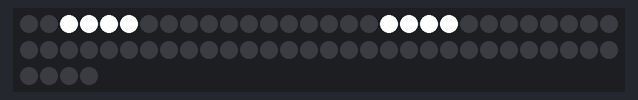
The sketch below on a simulated Arduino Uno, built with avr-gcc and run on an emulated ATmega328P. Parts: 64 RGB LEDs in strip order, left to right, continuing on the next row. Dim RGB values are drawn brighter than linear; random numbers use the default seed unless the sketch sets one.

Above: at 11.51 s.
At 13.11 s:
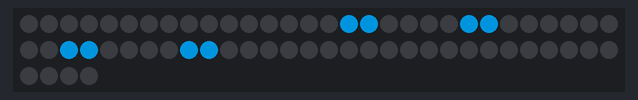
At 14.04 s:
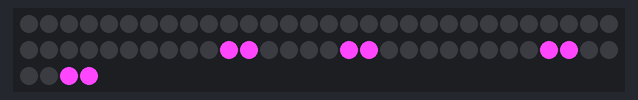
At 14.65 s:
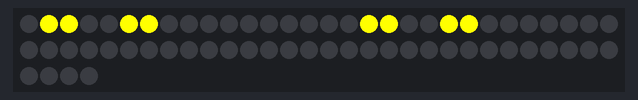
At 25.23 s:
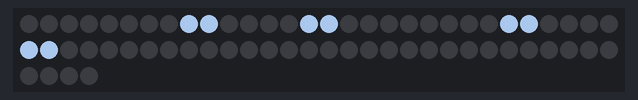
At 39.77 s:
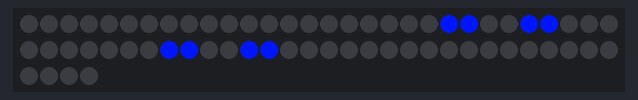

The sketch:

RGB_LED_CUBE.ino
```cpp
#include "FastLED.h"

// How many leds in your pixels?
#define NUM_LEDS 64

// For led chips like Neopixels, which have a data line, ground, and power, you just
// need to define DATA_PIN.  For led chipsets that are SPI based (four wires - data, clock,
// ground, and power), like the LPD8806 define both DATA_PIN and CLOCK_PIN
#define DATA_PIN 2

CRGB leds[NUM_LEDS];
const int cube [4][16]={
 {60,61,62,63,44,45,46,47,28,29,30,31,12,13,14,15},
 {59,58,57,56,43,42,41,40,27,26,25,24,11,10,9,8},
 {52,53,54,55,36,37,38,39,20,21,22,23,4,5,6,7},
  {51,50,49,48,35,34,33,32,19,18,17,16,3,2,1,0}

};
#include "cuby.h"
void movingpoint2(byte r,byte g,byte b,int timing){
  const int rightcount [16]={12,13,14,15,8,9,10,11,4,5,6,7,0,1,2,3};
  for(int a;a!=16;a++){
    FastLED.clear();
    leds[cube[0][rightcount[a]]] = CRGB(r,g,b);
    delay(timing);
    FastLED.show();

    leds[cube[1][rightcount[a]]] = CRGB(r,g,b);
    delay(timing);
    FastLED.show();
    leds[cube[2][rightcount[a]]] = CRGB(r,g,b);
    delay(timing);
    FastLED.show();
    leds[cube[3][rightcount[a]]] = CRGB(r,g,b);
    delay(timing);
    FastLED.show();

  }}
  void movingpoint(byte r,byte g,byte b,int timing){
  const int rightcount [16]={12,13,14,15,8,9,10,11,4,5,6,7,0,1,2,3};
  for(int a;a!=16;a++){
    FastLED.clear();
    leds[cube[0][rightcount[a]]] = CRGB(r,g,b);
    delay(timing);
    FastLED.show();
    FastLED.clear();
    leds[cube[1][rightcount[a]]] = CRGB(r,g,b);
    delay(timing);
    FastLED.show();
    FastLED.clear();
    leds[cube[2][rightcount[a]]] = CRGB(r,g,b);
    delay(timing);
    FastLED.show();
    FastLED.clear();
    leds[cube[3][rightcount[a]]] = CRGB(r,g,b);
    delay(timing);
    FastLED.show();

  }
}
void displayshit(bool a1,bool a2,bool a3,bool a4,bool b1,bool b2,bool b3,bool b4,bool c1,bool c2,bool c3,bool c4,bool d1,bool d2,bool d3,bool d4,byte tu,byte cola,byte uuuuu){
  bool shit[4][4]={{a4,b4,c4,d4},{a3,b3,c3,d3},{a2,b2,c2,d2},{a1,b1,c1,d1}};
  byte color13[3]={tu,cola,uuuuu};
      for(int a=0;a!=4;a++){
  leds[cube[3][(a*4)+0]] = CRGB::Black;
  leds[cube[3][(a*4)+1]] = CRGB::Black;
  leds[cube[3][(a*4)+2]] = CRGB::Black;
  leds[cube[3][(a*4)+3]] = CRGB::Black;

  }
   FastLED.show();
  for(int a=0;a!=4;a++){
  leds[cube[0][(a*4)+0]] = CRGB(shit[0][a]*color13[0],shit[0][a]*color13[1],shit[0][a]*color13[2]);
  leds[cube[0][(a*4)+1]] = CRGB(shit[1][a]*color13[0],shit[1][a]*color13[1],shit[1][a]*color13[2]);
  leds[cube[0][(a*4)+2]] = CRGB(shit[2][a]*color13[0],shit[2][a]*color13[1],shit[2][a]*color13[2]);
  leds[cube[0][(a*4)+3]] = CRGB(shit[3][a]*color13[0],shit[3][a]*color13[1],shit[3][a]*color13[2]);

  }
   FastLED.show();
  delay(100);
    for(int a=0;a!=4;a++){
  leds[cube[0][(a*4)+0]] = CRGB::Black;
  leds[cube[0][(a*4)+1]] = CRGB::Black;
  leds[cube[0][(a*4)+2]] = CRGB::Black;
  leds[cube[0][(a*4)+3]] = CRGB::Black;

  }
    FastLED.show();
    for(int a=0;a!=4;a++){
  leds[cube[1][(a*4)+0]] = CRGB(shit[0][a]*color13[0],shit[0][a]*color13[1],shit[0][a]*color13[2]);
  leds[cube[1][(a*4)+1]] = CRGB(shit[1][a]*color13[0],shit[1][a]*color13[1],shit[1][a]*color13[2]);
  leds[cube[1][(a*4)+2]] = CRGB(shit[2][a]*color13[0],shit[2][a]*color13[1],shit[2][a]*color13[2]);
  leds[cube[1][(a*4)+3]] = CRGB(shit[3][a]*color13[0],shit[3][a]*color13[1],shit[3][a]*color13[2]);


  }
    FastLED.show();
  delay(100);
      for(int a=0;a!=4;a++){
  leds[cube[1][(a*4)+0]] = CRGB::Black;
  leds[cube[1][(a*4)+1]] = CRGB::Black;
  leds[cube[1][(a*4)+2]] = CRGB::Black;
  leds[cube[1][(a*4)+3]] = CRGB::Black;

  }
  FastLED.show();
    for(int a=0;a!=4;a++){
  leds[cube[2][(a*4)+0]] = CRGB(shit[0][a]*color13[0],shit[0][a]*color13[1],shit[0][a]*color13[2]);
  leds[cube[2][(a*4)+1]] = CRGB(shit[1][a]*color13[0],shit[1][a]*color13[1],shit[1][a]*color13[2]);
  leds[cube[2][(a*4)+2]] = CRGB(shit[2][a]*color13[0],shit[2][a]*color13[1],shit[2][a]*color13[2]);
  leds[cube[2][(a*4)+3]] = CRGB(shit[3][a]*color13[0],shit[3][a]*color13[1],shit[3][a]*color13[2]);


  }
  FastLED.show();
  delay(100);
       for(int a=0;a!=4;a++){
  leds[cube[2][(a*4)+0]] = CRGB::Black;
  leds[cube[2][(a*4)+1]] = CRGB::Black;
  leds[cube[2][(a*4)+2]] = CRGB::Black;
  leds[cube[2][(a*4)+3]] = CRGB::Black;

  }
  FastLED.show();
    for(int a=0;a!=4;a++){
  leds[cube[3][(a*4)+0]] = CRGB(shit[0][a]*color13[0],shit[0][a]*color13[1],shit[0][a]*color13[2]);
  leds[cube[3][(a*4)+1]] = CRGB(shit[1][a]*color13[0],shit[1][a]*color13[1],shit[1][a]*color13[2]);
  leds[cube[3][(a*4)+2]] = CRGB(shit[2][a]*color13[0],shit[2][a]*color13[1],shit[2][a]*color13[2]);
  leds[cube[3][(a*4)+3]] = CRGB(shit[3][a]*color13[0],shit[3][a]*color13[1],shit[3][a]*color13[2]);


  }
    FastLED.show();
  delay(100);
}
void setup() {
Serial.begin(115200);
      FastLED.addLeds<WS2811, DATA_PIN>(leds, NUM_LEDS);


}

byte r2;
byte g2;
byte b2;
int countleds;
bool led[63];
int f;
void del(){
  for(int e;e!=64;e++){
        led[e]=0;
       }
}
void loop() {
 //  randomSeed();


 for(int espera=60;espera!=0;espera-=20){
spin_cuby(255,70,255,espera);
spin_cuby(255,255,0,espera);
spin_cuby(0,102,153,espera);
spin_cuby(255,255,255,espera);
  }
    for(int espera=10;espera!=5;espera-=5){
spin_cuby(255,70,255,espera);
spin_cuby(255,255,0,espera);
spin_cuby(0,102,153,espera);
spin_cuby(255,255,255,espera);
  }
  spin_cuby(255,70,255,1);
spin_cuby(255,255,0,1);
spin_cuby(0,102,153,1);
spin_cuby(255,255,255,1);
for(int oo;oo!=40;oo++){
 //   randomSeed(random());
 int y=random(0,3);
  int x=random(0,3);
  cuby_fall(random(0,255),random(0,255),random(0,255),y-1,x-1,40);
}
for(int oo;oo!=20;oo++){
  //  randomSeed(random());
 int y=random(0,3);
  int x=random(0,3);
  cuby_fall(random(0,255),random(0,255),random(0,255),y-1,x-1,70);
}
   // randomSeed(random());
movingpoint(255,0,0,20);
movingpoint(255,0,255,20);
movingpoint(78,100,80,20);
movingpoint(100,80,60,20);
//movingpoint(random(0,255),random(0,255),random(0,255),20);
 while(1){
     int xxx=random(0,64);


if(countleds!=8&&led[xxx]==0){


  led[xxx]=1;
  countleds++;

 leds[xxx] = CRGB(random(0,255),random(0,255),random(0,255));
  FastLED.show();
 delay(100);


  }
   if(countleds==8){
      f++;
     FastLED.clear();
     FastLED.show();
       countleds=0;

       del();
  }
if(f==8){
 break;
}
  }
  f=0;
byte culur;
FastLED.clear();
 FastLED.show();
for(int times;times!=5*255;times++){
culur++;
Wheel(culur);
   leds[cube[1][5]] = CRGB(r2,g2,b2);
   leds[cube[1][6]] = CRGB(r2,g2,b2);
   leds[cube[1][9]] = CRGB(r2,g2,b2);
   leds[cube[1][10]] = CRGB(r2,g2,b2);
   leds[cube[2][5]] = CRGB(r2,g2,b2);
   leds[cube[2][6]] = CRGB(r2,g2,b2);
   leds[cube[2][9]] = CRGB(r2,g2,b2);
   leds[cube[2][10]] = CRGB(r2,g2,b2);
 FastLED.show();
 delay(9);
}
FastLED.clear();
 FastLED.show();
for(int times;times!=5*255;times++){
culur++;
Wheel(culur);
   leds[cube[0][15]] = CRGB(r2,g2,b2);
   leds[cube[0][0]] = CRGB(r2,g2,b2);
   leds[cube[0][3]] = CRGB(r2,g2,b2);
   leds[cube[0][12]] = CRGB(r2,g2,b2);
   leds[cube[3][15]] = CRGB(r2,g2,b2);
   leds[cube[3][12]] = CRGB(r2,g2,b2);
   leds[cube[3][0]] = CRGB(r2,g2,b2);
   leds[cube[3][3]] = CRGB(r2,g2,b2);
 FastLED.show();

 delay(9);
}
FastLED.clear();
 FastLED.show();
for(int times;times!=5*255;times++){
culur++;
Wheel(culur);
   leds[cube[1][5]] = CRGB(r2,g2,b2);
   leds[cube[1][6]] = CRGB(r2,g2,b2);
   leds[cube[1][9]] = CRGB(r2,g2,b2);
   leds[cube[1][10]] = CRGB(r2,g2,b2);
   leds[cube[2][5]] = CRGB(r2,g2,b2);
   leds[cube[2][6]] = CRGB(r2,g2,b2);
   leds[cube[2][9]] = CRGB(r2,g2,b2);
   leds[cube[2][10]] = CRGB(r2,g2,b2);
   leds[cube[0][15]] = CRGB(r2,g2,b2);
   leds[cube[0][0]] = CRGB(r2,g2,b2);
   leds[cube[0][3]] = CRGB(r2,g2,b2);
   leds[cube[0][12]] = CRGB(r2,g2,b2);
   leds[cube[3][15]] = CRGB(r2,g2,b2);
   leds[cube[3][12]] = CRGB(r2,g2,b2);
   leds[cube[3][0]] = CRGB(r2,g2,b2);
   leds[cube[3][3]] = CRGB(r2,g2,b2);
 FastLED.show();
 delay(9);
}
FastLED.clear();
 FastLED.show();
}
uint32_t Wheel(byte WheelPos) {
 if(WheelPos < 85) {
   r2=WheelPos * 3;
   g2=255 - WheelPos * 3;
   b2=0;
  } else if(WheelPos < 170) {
   WheelPos -= 85;
   r2=255 - WheelPos * 3;
   g2=0;
   b2=WheelPos * 3;
  } else {
   WheelPos -= 170;
   r2=0;
   g2=WheelPos * 3;
   b2=255 - WheelPos * 3;
  }}
```

cuby.h
```cpp
int cordenada[3];

void cuby_go (int x,int y,int z,byte r,byte g,byte b){
   FastLED.clear();
   cordenada[0]=x;
   cordenada[1]=y;
   cordenada[2]=z;
   leds[cube[1+(cordenada[2]*1)][5+(cordenada[0]*4)+(cordenada[1]*1)]] = CRGB(r,g,b);
   leds[cube[1+(cordenada[2]*1)][6+(cordenada[0]*4)+(cordenada[1]*1)]] = CRGB(r,g,b);
   leds[cube[1+(cordenada[2]*1)][9+(cordenada[0]*4)+(cordenada[1]*1)]] = CRGB(r,g,b);
   leds[cube[1+(cordenada[2]*1)][10+(cordenada[0]*4)+(cordenada[1]*1)]] = CRGB(r,g,b);
   leds[cube[2+(cordenada[2]*1)][5+(cordenada[0]*4)+(cordenada[1]*1)]] = CRGB(r,g,b);
   leds[cube[2+(cordenada[2]*1)][6+(cordenada[0]*4)+(cordenada[1]*1)]] = CRGB(r,g,b);
   leds[cube[2+(cordenada[2]*1)][9+(cordenada[0]*4)+(cordenada[1]*1)]] = CRGB(r,g,b);
   leds[cube[2+(cordenada[2]*1)][10+(cordenada[0]*4)+(cordenada[1]*1)]] = CRGB(r,g,b);


    FastLED.show();
}
void cuby_center (byte r,byte g,byte b){
   FastLED.clear();
   leds[cube[1][5]] = CRGB(r,g,b);
   leds[cube[1][6]] = CRGB(r,g,b);
   leds[cube[1][9]] = CRGB(r,g,b);
   leds[cube[1][10]] = CRGB(r,g,b);
   leds[cube[2][5]] = CRGB(r,g,b);
   leds[cube[2][6]] = CRGB(r,g,b);
   leds[cube[2][9]] = CRGB(r,g,b);
   leds[cube[2][10]] = CRGB(r,g,b);
   cordenada[0]=0;
   cordenada[1]=0;
   cordenada[2]=0;

    FastLED.show();
}
void cuby_move_up (byte r,byte g,byte b){
if(cordenada[0]!=-1){
cordenada[0]--;
}


  /* cordenada[1]=0;
   cordenada[2]=0;*/
    FastLED.clear();
   leds[cube[1+(cordenada[2]*1)][5+(cordenada[0]*4)+(cordenada[1]*1)]] = CRGB(r,g,b);
   leds[cube[1+(cordenada[2]*1)][6+(cordenada[0]*4)+(cordenada[1]*1)]] = CRGB(r,g,b);
   leds[cube[1+(cordenada[2]*1)][9+(cordenada[0]*4)+(cordenada[1]*1)]] = CRGB(r,g,b);
   leds[cube[1+(cordenada[2]*1)][10+(cordenada[0]*4)+(cordenada[1]*1)]] = CRGB(r,g,b);
   leds[cube[2+(cordenada[2]*1)][5+(cordenada[0]*4)+(cordenada[1]*1)]] = CRGB(r,g,b);
   leds[cube[2+(cordenada[2]*1)][6+(cordenada[0]*4)+(cordenada[1]*1)]] = CRGB(r,g,b);
   leds[cube[2+(cordenada[2]*1)][9+(cordenada[0]*4)+(cordenada[1]*1)]] = CRGB(r,g,b);
   leds[cube[2+(cordenada[2]*1)][10+(cordenada[0]*4)+(cordenada[1]*1)]] = CRGB(r,g,b);
    FastLED.show();
}
void cuby_move_front  (byte r,byte g,byte b){
if(cordenada[2]!=1){
cordenada[2]++;
}


  /* cordenada[1]=0;
   cordenada[2]=0;*/
    FastLED.clear();
   leds[cube[1+(cordenada[2]*1)][5+(cordenada[0]*4)+(cordenada[1]*1)]] = CRGB(r,g,b);
   leds[cube[1+(cordenada[2]*1)][6+(cordenada[0]*4)+(cordenada[1]*1)]] = CRGB(r,g,b);
   leds[cube[1+(cordenada[2]*1)][9+(cordenada[0]*4)+(cordenada[1]*1)]] = CRGB(r,g,b);
   leds[cube[1+(cordenada[2]*1)][10+(cordenada[0]*4)+(cordenada[1]*1)]] = CRGB(r,g,b);
   leds[cube[2+(cordenada[2]*1)][5+(cordenada[0]*4)+(cordenada[1]*1)]] = CRGB(r,g,b);
   leds[cube[2+(cordenada[2]*1)][6+(cordenada[0]*4)+(cordenada[1]*1)]] = CRGB(r,g,b);
   leds[cube[2+(cordenada[2]*1)][9+(cordenada[0]*4)+(cordenada[1]*1)]] = CRGB(r,g,b);
   leds[cube[2+(cordenada[2]*1)][10+(cordenada[0]*4)+(cordenada[1]*1)]] = CRGB(r,g,b);
    FastLED.show();
}
void cuby_move_back(byte r,byte g,byte b){
if(cordenada[2]!=-1){
cordenada[2]--;
}


  /* cordenada[1]=0;
   cordenada[2]=0;*/
    FastLED.clear();
   leds[cube[1+(cordenada[2]*1)][5+(cordenada[0]*4)+(cordenada[1]*1)]] = CRGB(r,g,b);
   leds[cube[1+(cordenada[2]*1)][6+(cordenada[0]*4)+(cordenada[1]*1)]] = CRGB(r,g,b);
   leds[cube[1+(cordenada[2]*1)][9+(cordenada[0]*4)+(cordenada[1]*1)]] = CRGB(r,g,b);
   leds[cube[1+(cordenada[2]*1)][10+(cordenada[0]*4)+(cordenada[1]*1)]] = CRGB(r,g,b);
   leds[cube[2+(cordenada[2]*1)][5+(cordenada[0]*4)+(cordenada[1]*1)]] = CRGB(r,g,b);
   leds[cube[2+(cordenada[2]*1)][6+(cordenada[0]*4)+(cordenada[1]*1)]] = CRGB(r,g,b);
   leds[cube[2+(cordenada[2]*1)][9+(cordenada[0]*4)+(cordenada[1]*1)]] = CRGB(r,g,b);
   leds[cube[2+(cordenada[2]*1)][10+(cordenada[0]*4)+(cordenada[1]*1)]] = CRGB(r,g,b);
    FastLED.show();
}
void cuby_move_down (byte r,byte g,byte b){
if(cordenada[0]!=1){
cordenada[0]++;
}


  /* cordenada[1]=0;
   cordenada[2]=0;*/
    FastLED.clear();
   leds[cube[1+(cordenada[2]*1)][5+(cordenada[0]*4)+(cordenada[1]*1)]] = CRGB(r,g,b);
   leds[cube[1+(cordenada[2]*1)][6+(cordenada[0]*4)+(cordenada[1]*1)]] = CRGB(r,g,b);
   leds[cube[1+(cordenada[2]*1)][9+(cordenada[0]*4)+(cordenada[1]*1)]] = CRGB(r,g,b);
   leds[cube[1+(cordenada[2]*1)][10+(cordenada[0]*4)+(cordenada[1]*1)]] = CRGB(r,g,b);
   leds[cube[2+(cordenada[2]*1)][5+(cordenada[0]*4)+(cordenada[1]*1)]] = CRGB(r,g,b);
   leds[cube[2+(cordenada[2]*1)][6+(cordenada[0]*4)+(cordenada[1]*1)]] = CRGB(r,g,b);
   leds[cube[2+(cordenada[2]*1)][9+(cordenada[0]*4)+(cordenada[1]*1)]] = CRGB(r,g,b);
   leds[cube[2+(cordenada[2]*1)][10+(cordenada[0]*4)+(cordenada[1]*1)]] = CRGB(r,g,b);
    FastLED.show();
}
void cuby_move_right (byte r,byte g,byte b){
if(cordenada[1]!=1){
cordenada[1]++;
}


  /* cordenada[1]=0;
   cordenada[2]=0;*/
    FastLED.clear();
   leds[cube[1+(cordenada[2]*1)][5+(cordenada[0]*4)+(cordenada[1]*1)]] = CRGB(r,g,b);
   leds[cube[1+(cordenada[2]*1)][6+(cordenada[0]*4)+(cordenada[1]*1)]] = CRGB(r,g,b);
   leds[cube[1+(cordenada[2]*1)][9+(cordenada[0]*4)+(cordenada[1]*1)]] = CRGB(r,g,b);
   leds[cube[1+(cordenada[2]*1)][10+(cordenada[0]*4)+(cordenada[1]*1)]] = CRGB(r,g,b);
   leds[cube[2+(cordenada[2]*1)][5+(cordenada[0]*4)+(cordenada[1]*1)]] = CRGB(r,g,b);
   leds[cube[2+(cordenada[2]*1)][6+(cordenada[0]*4)+(cordenada[1]*1)]] = CRGB(r,g,b);
   leds[cube[2+(cordenada[2]*1)][9+(cordenada[0]*4)+(cordenada[1]*1)]] = CRGB(r,g,b);
   leds[cube[2+(cordenada[2]*1)][10+(cordenada[0]*4)+(cordenada[1]*1)]] = CRGB(r,g,b);
    FastLED.show();
}
void cuby_move_left (byte r,byte g,byte b){
if(cordenada[1]!=-1){
cordenada[1]--;
}


  /* cordenada[1]=0;
   cordenada[2]=0;*/
    FastLED.clear();
   leds[cube[1+(cordenada[2]*1)][5+(cordenada[0]*4)+(cordenada[1]*1)]] = CRGB(r,g,b);
   leds[cube[1+(cordenada[2]*1)][6+(cordenada[0]*4)+(cordenada[1]*1)]] = CRGB(r,g,b);
   leds[cube[1+(cordenada[2]*1)][9+(cordenada[0]*4)+(cordenada[1]*1)]] = CRGB(r,g,b);
   leds[cube[1+(cordenada[2]*1)][10+(cordenada[0]*4)+(cordenada[1]*1)]] = CRGB(r,g,b);
   leds[cube[2+(cordenada[2]*1)][5+(cordenada[0]*4)+(cordenada[1]*1)]] = CRGB(r,g,b);
   leds[cube[2+(cordenada[2]*1)][6+(cordenada[0]*4)+(cordenada[1]*1)]] = CRGB(r,g,b);
   leds[cube[2+(cordenada[2]*1)][9+(cordenada[0]*4)+(cordenada[1]*1)]] = CRGB(r,g,b);
   leds[cube[2+(cordenada[2]*1)][10+(cordenada[0]*4)+(cordenada[1]*1)]] = CRGB(r,g,b);
    FastLED.show();
}
void spin_cuby(byte r,byte g,byte b,int retardo){
  cuby_go (-1,-1,1,r,g,b);
delay(retardo);
cuby_move_back(r,g,b);
delay(retardo);
cuby_move_back(r,g,b);
delay(retardo);
cuby_move_right(r,g,b);
delay(retardo);
cuby_move_right(r,g,b);
delay(retardo);
cuby_move_front(r,g,b);
delay(retardo);
cuby_move_front(r,g,b);
delay(retardo);
cuby_move_left(r,g,b);
delay(retardo);
cuby_move_left(r,g,b);
delay(retardo);
cuby_move_down(r,g,b);
delay(retardo);
cuby_move_back(r,g,b);
delay(retardo);
cuby_move_back(r,g,b);
delay(retardo);
cuby_move_right(r,g,b);
delay(retardo);
cuby_move_right(r,g,b);
delay(retardo);
cuby_move_front(r,g,b);
delay(retardo);
cuby_move_front(r,g,b);
delay(retardo);
cuby_move_left(r,g,b);
delay(retardo);
cuby_move_left(r,g,b);
delay(retardo);
cuby_move_down(r,g,b);
delay(retardo);
cuby_move_back(r,g,b);
delay(retardo);
cuby_move_back(r,g,b);
delay(retardo);
cuby_move_right(r,g,b);
delay(retardo);
cuby_move_right(r,g,b);
delay(retardo);
cuby_move_front(r,g,b);
delay(retardo);
cuby_move_front(r,g,b);
delay(retardo);
cuby_move_left(r,g,b);
delay(retardo);
cuby_move_left(r,g,b);
delay(retardo);
}
void cuby_fall(byte r,byte g,byte b,int x,int y,int retardo){
  cuby_go (-1,y,x,r,g,b);
delay(retardo);
cuby_move_down(r,g,b);
delay(retardo);
cuby_move_down(r,g,b);
delay(retardo);

}
void cuby_go_down (byte r,byte g,byte b,int retardo){
cuby_move_down(r,g,b);
delay(retardo);
cuby_move_down(r,g,b);
delay(retardo);
}
```
